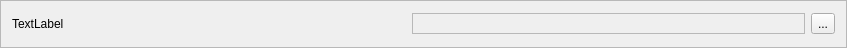
<ui version="4.0" >
 <class>Form</class>
 <widget class="QFrame" name="Form" >
  <property name="geometry" >
   <rect>
    <x>0</x>
    <y>0</y>
    <width>847</width>
    <height>48</height>
   </rect>
  </property>
  <property name="windowTitle" >
   <string>Form</string>
  </property>
  <property name="frameShape" >
   <enum>QFrame::StyledPanel</enum>
  </property>
  <property name="frameShadow" >
   <enum>QFrame::Raised</enum>
  </property>
  <layout class="QGridLayout" name="gridLayout" >
   <item row="0" column="0" >
    <layout class="QHBoxLayout" name="horizontalLayout" >
     <item>
      <widget class="QLabel" name="label" >
       <property name="text" >
        <string>TextLabel</string>
       </property>
      </widget>
     </item>
     <item>
      <widget class="QFrame" name="frame" >
       <property name="frameShape" >
        <enum>QFrame::StyledPanel</enum>
       </property>
       <property name="frameShadow" >
        <enum>QFrame::Raised</enum>
       </property>
      </widget>
     </item>
     <item>
      <widget class="QToolButton" name="toolButton" >
       <property name="text" >
        <string>...</string>
       </property>
      </widget>
     </item>
    </layout>
   </item>
  </layout>
 </widget>
 <resources/>
 <connections/>
</ui>
